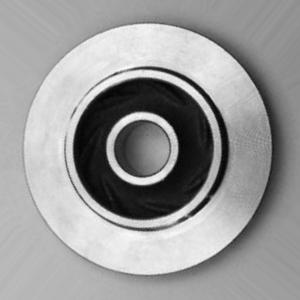
#> input picture examples/data_sample/castinginspection/ok_front/cast_ok_0_101.jpeg, 300 x 300 px; its folder holds 4 pictures in this run
$ jupyter execute --allow-errors 2-building_cv.ipynb   (shell and % lines are left out)
#> lines starting #> are read from the running program, lines starting #| are printed output that depends on the picture
# Building and using data schemas for computer vision
This tutorial will show how to use RDV to guard image quality in your production system. The image data is taken from [Kaggle](https://www.kaggle.com/ravirajsinh45/real-life-industrial-dataset-of-casting-product) and is courtesy of PILOT TECHNOCAST, Shapar, Rajkot. Commercial use of this data is not permitted, but we have received permission to use this data in our tutorials.

Note that some outputs may not be work when viewing on Github since they make use of Dash apps that require a server to be launched in the background. We recommend to clone this repo and execute the notebooks locally.

[cell 1]

from PIL import Image
from PIL import ImageFile
from pathlib import Path

First, let's load some data. In this tutorial, we'll take the example of quality inspection in manufacturing. The puprose of our system may be to determine whether a manufactured part passes the required quality checks. These checks may measure the roudness of the part, the smoothness of the edges, the smoothness of the part overall, etc... let's assume you have automated those checks with an ML based system.

What we demonstrate here is how you can easily set up quality checks on the incoming data like whether the image is sharp enough and whether it is similar enough to the data the model was trained on. Doing checks like this may be important because people, maintenance and time may have an impact on what data exaclty is sent to your system. If your data changes, your system may keep running but will suffer from reduced performance, resulting in lower business value.

[cell 2]
DATA_PATH = Path("./data_sample/castinginspection/ok_front/")
LIM = 150

def load_data(dpath, lim):
#> called with lim = 150
    files = dpath.glob("*.jpeg")
    images = []
    for n, fpath in enumerate(files):
        if n == lim:
            break
        img = Image.open(fpath)
#> img is the input picture: PIL image 300x300 RGB; min 0, max 255, mean 153.8
        images.append(img)
    return images


loaded_data = load_data(dpath=DATA_PATH, lim=LIM)
loaded_data[0]

## Constructing and buuilding a schema
For this tutorial, we'll construct a schema that checks the image sharpness and will calculate an outlier score on the image. This way, we hope to get alerting when something seems off with the input data.

Just like in the case of structured data, we need to start by specifying a schema and its feature(extractor)s.

#> (a cell that did not finish here is left out)

[cell 4]
## Inspect the schema

#> (a cell that did not finish here is left out)

## Use the schema to check new data
We can save the schema to JSON, load it again (in your production system), and use it to validate incoming data.

[cell 6]
schema_path = "schema-compiled.json"
#> (the rest of this cell did not finish here and is left out)

As yo ucan see, all the extracted feature values are returned. This is useful for when you want to track feature distributions on your monitoring backend (which is what happens on the Raymon.ai platform). Also note that these features are not necessarily the ones going into your ML model.

## Corrupting inputs

Let's see what happens when we blur an image.

[cell 7]
from PIL import ImageFilter

img_blur = loaded_data[-1].copy().filter(ImageFilter.GaussianBlur(radius=5))
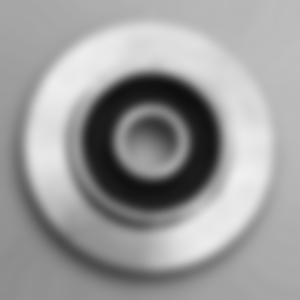
#> img_blur: PIL image 300x300 RGB; min 14, max 240, mean 155.6
img_blur
